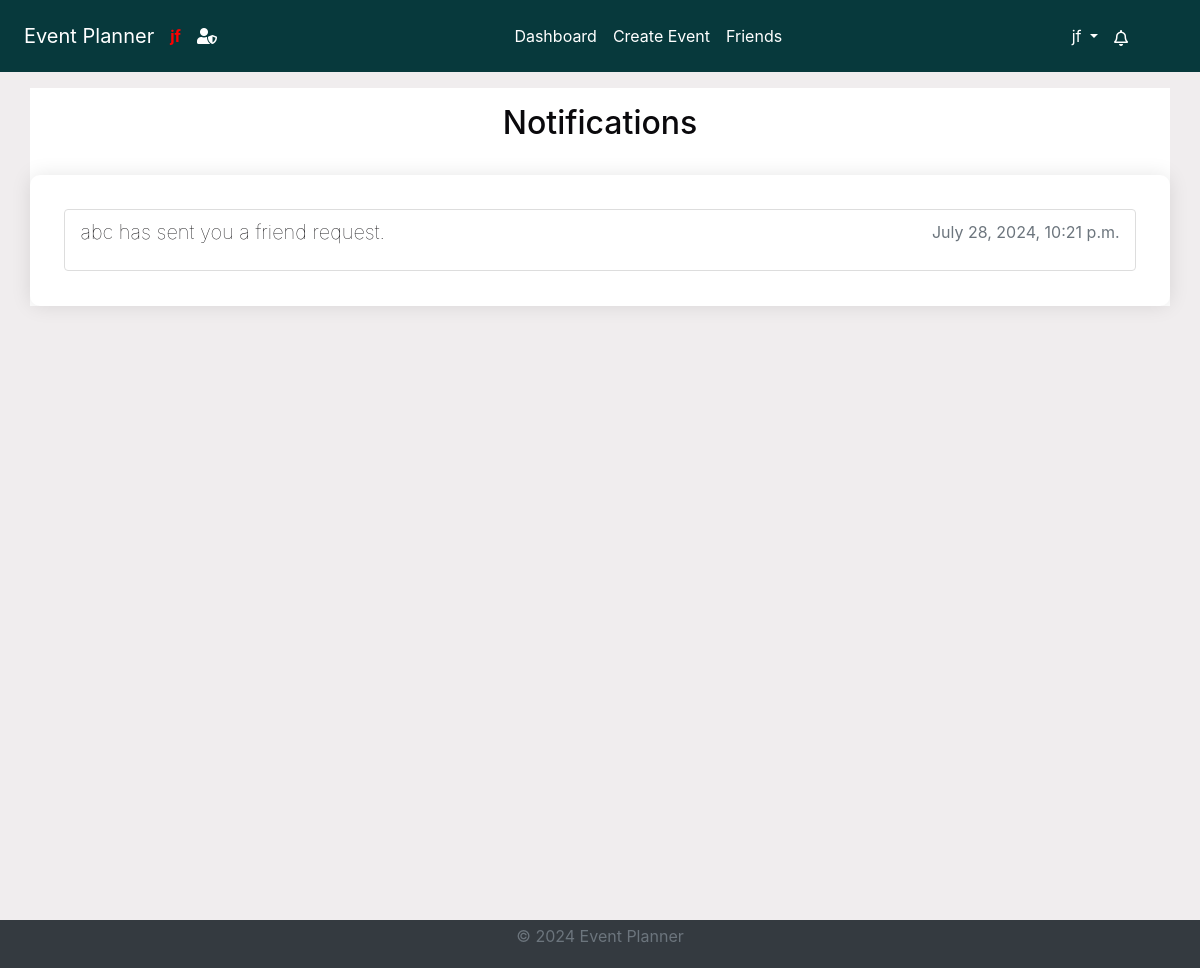
The app's page /notifications/ (signed in), older data.
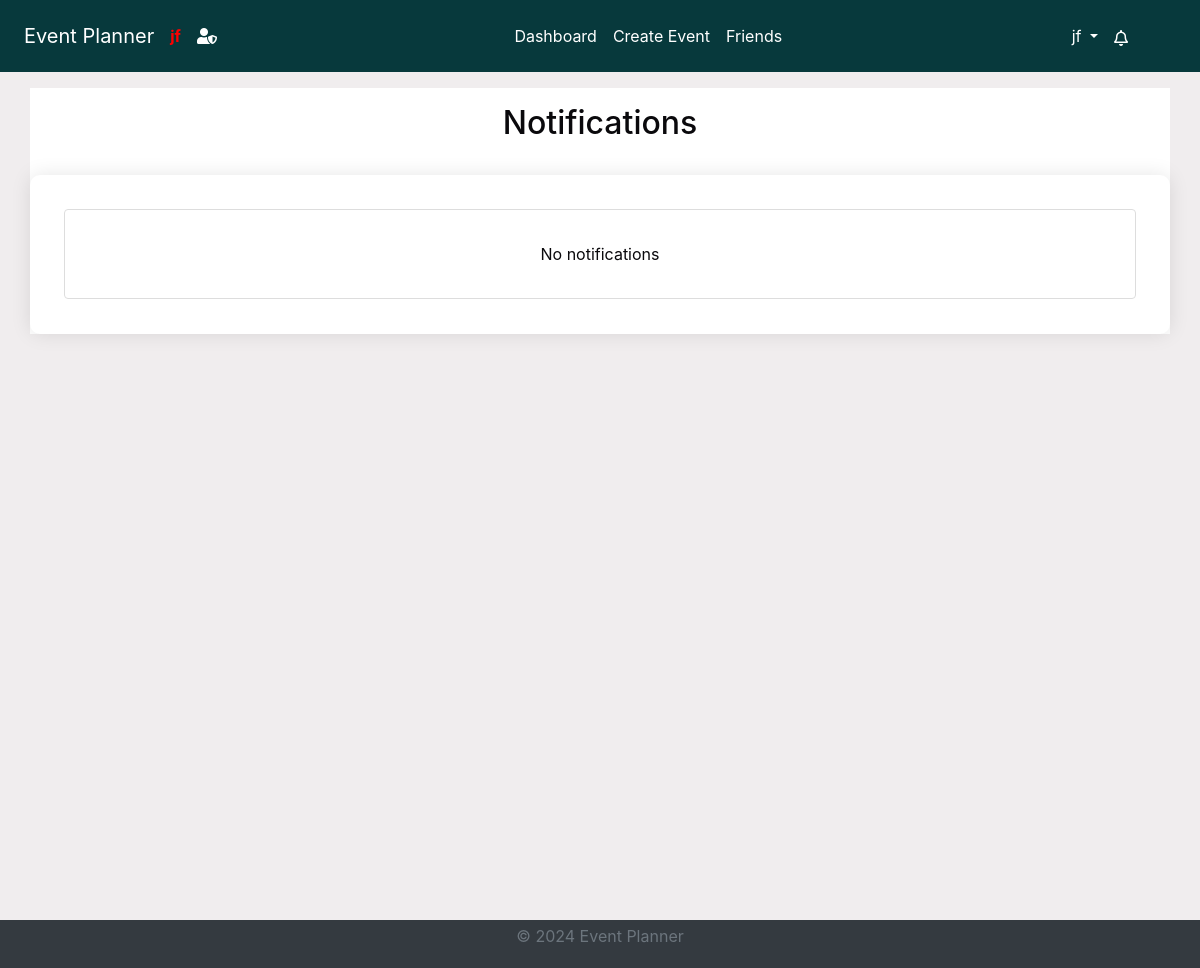
The same page, newer data.
### notifications/models.py (models this page shows, shortened)
class Notification(models.Model):
    NOTIFICATION_TYPES = [
        ("event_created", "Event Created"),
        ("event_updated", "Event Updated"),
        ("event_cancelled", "Event Cancelled"),
        ("invitation_response", "Invitation Response"),
        ("suggested_alternate_date", "Suggested Alternate Date"),
        ("event_confirmed", "Event Confirmed"),
        ("friend_request_received", "Friend Request Received"),
    ]
    user = models.ForeignKey(User, on_delete=models.CASCADE)
    event = models.ForeignKey(
        Event, on_delete=models.CASCADE, null=True, blank=True
    )
    type = models.CharField(max_length=50, choices=NOTIFICATION_TYPES)
    message = models.TextField()
    created_at = models.DateTimeField(auto_now_add=True)
    read = models.BooleanField(default=False)
    url = models.URLField(default="/")

### notifications/views.py (the view)
# urls.py: path("", views.notifications, name="notifications"),
@login_required
def notifications(request):
    notifications = Notification.objects.filter(user=request.user).order_by(
        "-created_at"
    )
    context = {"notifications": notifications}
    return render(request, "notifications/notifications.html", context)

### accounts/context_processors.py (called while the page is built)
def google_api_key(request):
    return {"GOOGLE_API_KEY": os.getenv("GOOGLE_API_KEY")}

### notifications/context_processors.py (called while the page is built)
def notifications(request):
    if request.user.is_authenticated:
        all_unread_notifications = Notification.objects.filter(
            user=request.user, read=False
        ).order_by("-created_at")
        unread_count = all_unread_notifications.count()
        recent_unread_notifications = all_unread_notifications[:8]
        return {
            "recent_unread_notifications": recent_unread_notifications,
            "unread_count": unread_count,
        }
    return {}

### templates/notifications/notifications.html (shortened to what this page needs)
{% extends 'base.html' %}
{% block content %}
<div class="container">
    <h2 class="text-center pt-3">Notifications</h2>
    <div class="notifications-list scrollable-column">
        <ul class="list-group">
            {% for notification in notifications|dictsort:'read' %}
                <li class="list-group-item {% if not notification.read %}bg-gray{% endif %}">
                    <a href="{% url 'mark_notification_read' notification.id %}" class="notification-link">
                        <h5 class="notification-title">{{ notification.message }}</h5>
                        <p class="notification-time text-muted">{{ notification.created_at|date:"F j, Y, g:i a" }}</p>
                    </a>
                </li>
                {% empty %}
                <li class="list-group-item text-center" style="padding:2rem;">
                    No notifications
                </li>
            {% endfor %}
        </ul>
    </div>
</div>
{% endblock %}

Row changes from the older to the newer data that the page shows:
removed Notification: message "abc has sent you a friend request.", created_at "July 28, 2024, 10:21 p.m."
Text that changed along with them:
text now shown: "No notifications"
